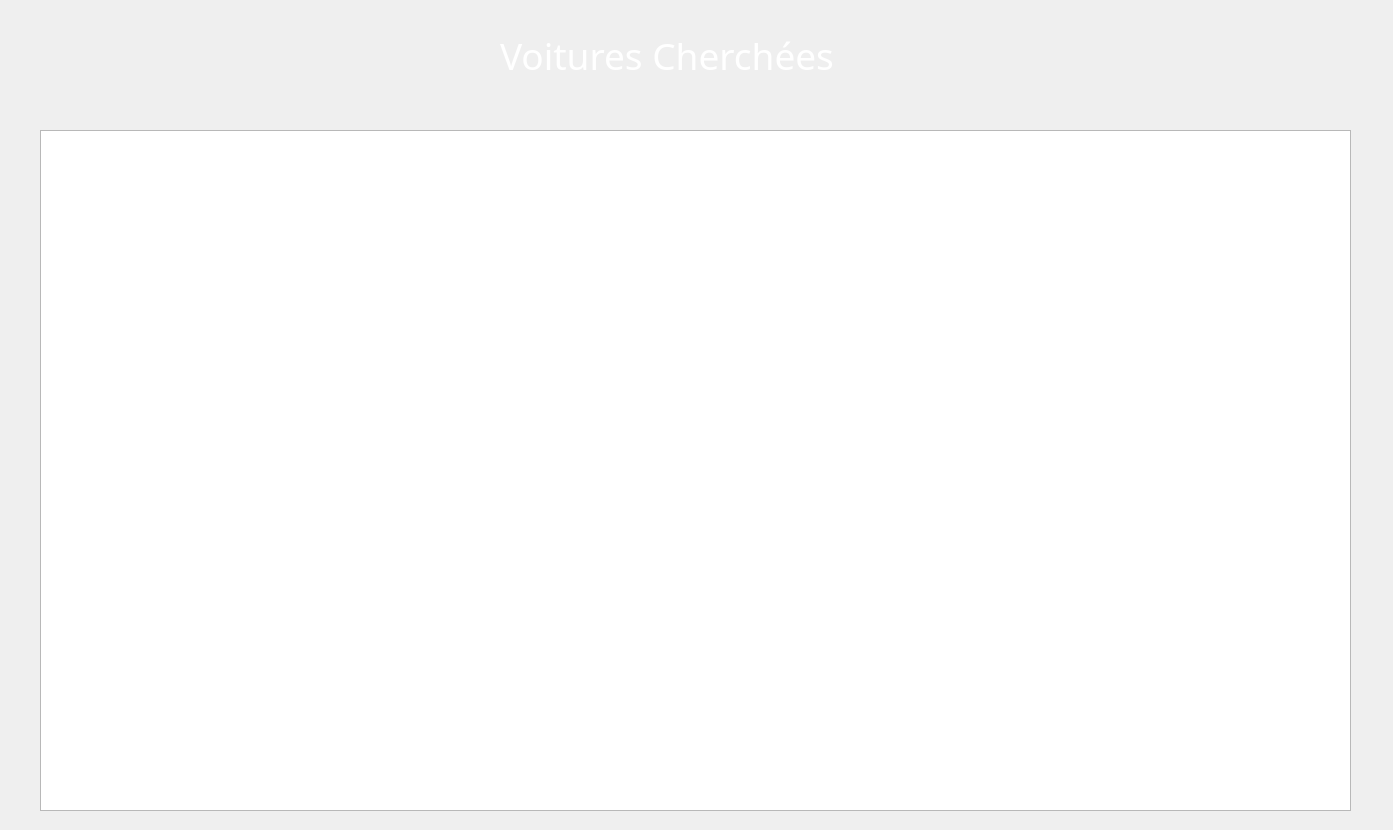
<?xml version="1.0" encoding="UTF-8"?>
<ui version="4.0">
 <class>Dialog</class>
 <widget class="QDialog" name="Dialog">
  <property name="geometry">
   <rect>
    <x>0</x>
    <y>0</y>
    <width>1393</width>
    <height>830</height>
   </rect>
  </property>
  <property name="windowTitle">
   <string>Dialog</string>
  </property>
  <widget class="QLabel" name="label">
   <property name="geometry">
    <rect>
     <x>-10</x>
     <y>-5</y>
     <width>1411</width>
     <height>841</height>
    </rect>
   </property>
   <property name="text">
    <string/>
   </property>
   <property name="pixmap">
    <pixmap resource="affv.qrc">:/pic/afv.jpg</pixmap>
   </property>
   <property name="scaledContents">
    <bool>true</bool>
   </property>
  </widget>
  <widget class="QLabel" name="label_2">
   <property name="geometry">
    <rect>
     <x>500</x>
     <y>20</y>
     <width>461</width>
     <height>71</height>
    </rect>
   </property>
   <property name="font">
    <font>
     <family>Bernard MT Condensed</family>
     <pointsize>28</pointsize>
    </font>
   </property>
   <property name="styleSheet">
    <string notr="true">color:white</string>
   </property>
   <property name="text">
    <string>Voitures Cherchées</string>
   </property>
  </widget>
  <widget class="QTableView" name="tableView">
   <property name="geometry">
    <rect>
     <x>40</x>
     <y>130</y>
     <width>1311</width>
     <height>681</height>
    </rect>
   </property>
  </widget>
 </widget>
 <resources>
  <include location="affv.qrc"/>
 </resources>
 <connections/>
</ui>
